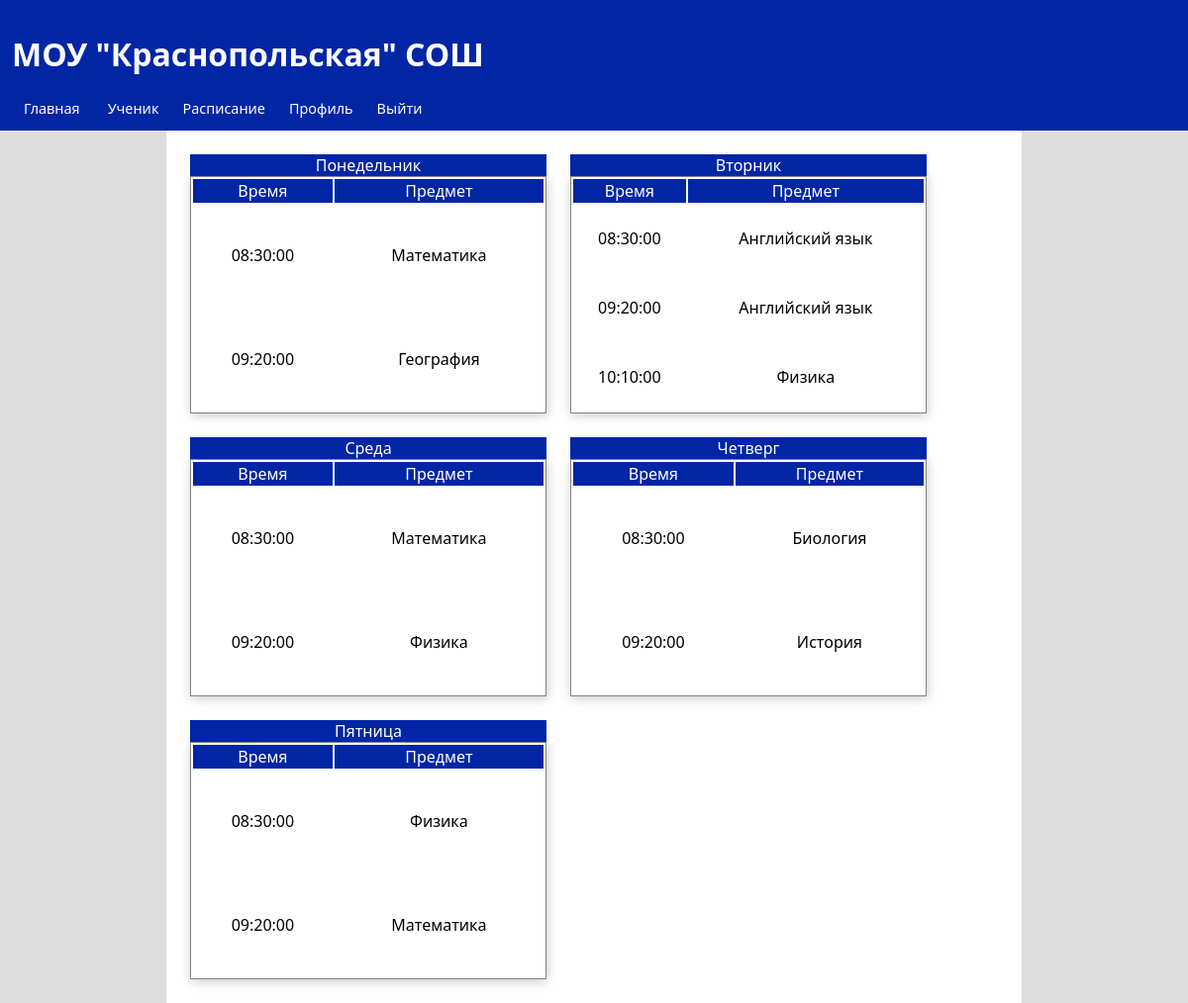
/pages/schedule.php (signed in), run on the app's committed database.
### tables this page shows
CREATE TABLE `Days` (
  `id` int NOT NULL,
  `name` varchar(255) NOT NULL
);

CREATE TABLE `Shedules` (
  `id` int NOT NULL,
  `course_id` int NOT NULL,
  `day_id` int NOT NULL,
  `schedule_time` time NOT NULL,
  `group_id` int NOT NULL
);

CREATE TABLE `Courses` (
  `id` int NOT NULL,
  `name` varchar(255) NOT NULL
);

### php/show_schedule.php (the view, shortened to what this page needs)
<div class='schedule'>
    <?php
        require("conn.php");
        $sql_days = "SELECT * FROM Days";
        $days = $conn->query($sql_days);
    ?>
    <?php foreach ($days as $day):?>
        <table>
            <caption><?php echo $day['name']; ?></caption>
            <thead>
                <td>Время</td>
                <td>Предмет</td>
            </thead>
            <tbody>
                <?php
                $sql = "SELECT *, Courses.name as course_name FROM Shedules
                INNER JOIN Days ON Shedules.day_id = Days.id
                INNER JOIN Courses ON Shedules.course_id = Courses.id
                INNER JOIN Groupss ON Shedules.group_id = Groupss.id WHERE Days.id = ".$day['id']."
                AND Groupss.id = ".$_SESSION['group'];
                foreach ($conn->query($sql) as $row):?>
                    <tr>
                        <td><?php echo $row['schedule_time']; ?></td>
                        <td><?php echo $row['course_name']; ?></td>
                    </tr>
                <?php endforeach; ?>
            </tbody>
        </table>
    <?php endforeach; ?>
</div>

### style.css (style rules this page uses)
body { margin: 0; background-color: rgb(221, 221, 221); }
* { font-family: 'Segoe UI', Tahoma, Geneva, Verdana, sans-serif; }
.schedule, .editing_schedule { display: flex; flex-direction: row; flex-wrap: wrap; }
.schedule table { margin: 1vw; border: .1vw solid rgba(114, 114, 114, 0.884); width: 30vw; height: 30vh; box-shadow: 1px 2px 10px rgba(161, 161, 161, 0.562); text-align: center; }
.schedule table thead { background-color: rgb(0, 38, 165); color: white; }
.schedule table caption { background-color: rgb(0, 38, 165); color: white; }

### data on the page
days: name "Понедельник"
shedules: schedule_time "08:30:00", course.name "Математика"
shedules: schedule_time "09:20:00", course.name "География"
days: name "Вторник"
shedules: schedule_time "08:30:00", course.name "Английский язык"
shedules: schedule_time "09:20:00", course.name "Английский язык"
shedules: schedule_time "10:10:00", course.name "Физика"
days: name "Среда"
shedules: schedule_time "08:30:00", course.name "Математика"
shedules: schedule_time "09:20:00", course.name "Физика"
days: name "Четверг"
shedules: schedule_time "08:30:00", course.name "Биология"
shedules: schedule_time "09:20:00", course.name "История"
days: name "Пятница"
shedules: schedule_time "08:30:00", course.name "Физика"
shedules: schedule_time "09:20:00", course.name "Математика"
